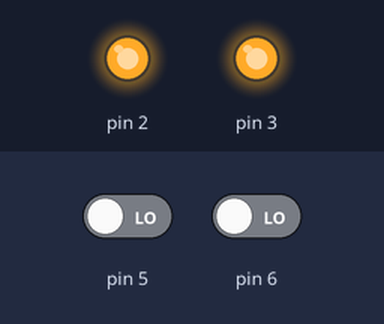
Bench run of a sketch on a simulated Arduino Uno, built with avr-gcc and run on an emulated ATmega328P. Parts: output pins drawn as LEDs (lit = HIGH). The test bench sets the inputs (shaded band); at power-on: pin 6 LOW, pin 5 LOW.

Above: at 2.0 s.
2.1 s: pin 6 driven HIGH
At 3.3 s:
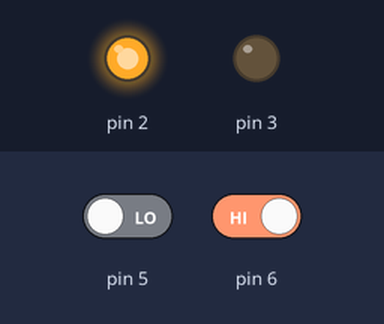
3.9 s: pin 5 driven HIGH
At 4.5 s:
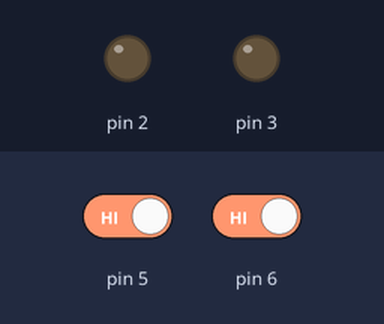
5.4 s: pin 5 driven LOW
At 6.9 s:
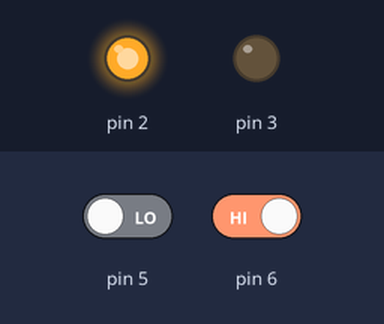
7.2 s: pin 6 driven LOW
At 8.2 s:
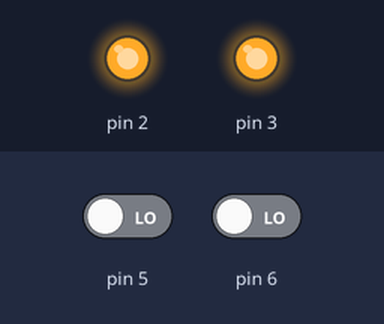
Timing chart, 0 to 9.7 s (numbered marks = the images above; inputs shaded):
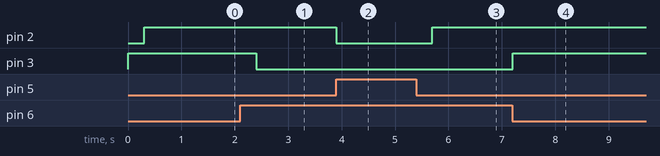

The sketch:

Automatic_Plant_Watering_System.ino
```cpp
int water = 3;
int water2 = 2;


void setup() {
  pinMode(3,OUTPUT);
  pinMode(2,OUTPUT);
  pinMode(6,INPUT);
  pinMode(5,INPUT);
 Serial.begin(9600);
}

void loop() {


  water = digitalRead(6);
  if(water == HIGH)
  {
  digitalWrite(3,LOW);
  }
  else
  {
  digitalWrite(3,HIGH);
  }
  delay(300);


  water = digitalRead(5);
  if(water == HIGH)
  {
  digitalWrite(2,LOW);
  }
  else
  {
  digitalWrite(2,HIGH);
  }
  delay(300);
}
```

Measured:
- after the input at 2.1 s, pin 3: HIGH → LOW after 0.30 s
- after the input at 3.9 s, pin 2: HIGH → LOW at once
- after the input at 5.4 s, pin 2: LOW → HIGH after 0.30 s
- after the input at 7.2 s, pin 3: LOW → HIGH at once
